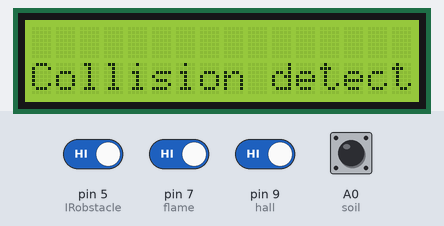
Bench run of a sketch on a simulated Arduino Uno, built with avr-gcc and run on an emulated ATmega328P. Parts: 16×2 character LCD. The inputs (shaded band) are chosen by the test bench; at power-on: A0 (soil), pin 5 (IRobstacle), pin 7 (flame), pin 9 (hall) HIGH.

Above: at 1.2 s.
1.3 s: pin 5 (IRobstacle) driven LOW
At 2.6 s:
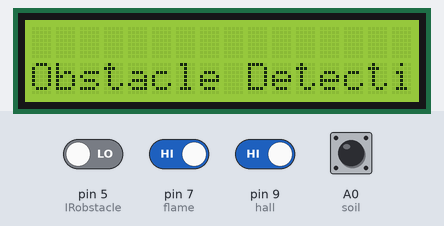
4.3 s: pin 7 (flame) driven LOW
At 5.0 s:
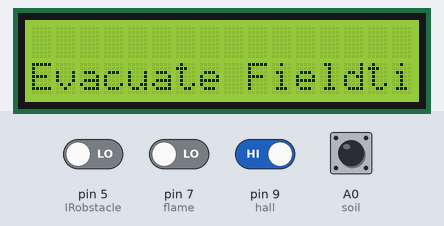
7.3 s: pin 9 (hall) driven LOW
At 8.5 s:
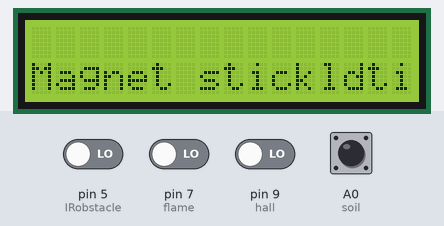
8.8 s: pin 9 (hall) driven HIGH
At 9.8 s:
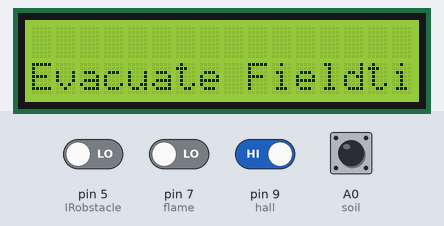
11.8 s: pin 9 (hall) driven LOW
At 12.3 s:
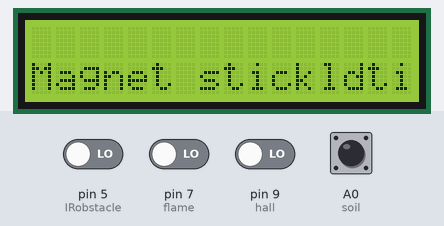
14.8 s: pin 9 (hall) driven HIGH
At 15.7 s:
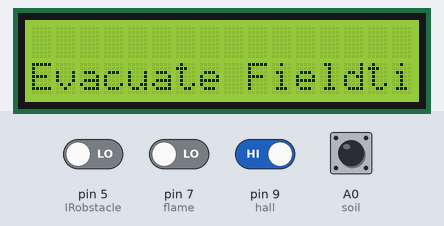
Timing chart, 0 to 17.8 s (numbered marks = the images above; inputs shaded):
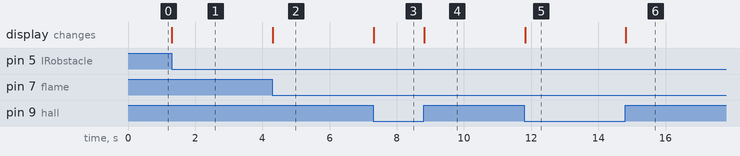

The sketch:

Variable_Sensor.ino
```cpp
#include <LiquidCrystal.h>
#include <Adafruit_NeoPixel.h>


#define RS 13
#define RW 12
#define E 11
#define DB4 4
#define DB5 3
#define DB6 2
#define DB7 1
#define LED A5

LiquidCrystal lcd(RS, RW, E, DB4, DB5, DB6, DB7);
Adafruit_NeoPixel pixels = Adafruit_NeoPixel(1, LED, NEO_GRB + NEO_KHZ800);


int reed = 13;
int hall = 9;
int flame = 7;
int soil= A0;
int IRobstacle = 5;
int collision = 3;

void setup() {
  pinMode(reed, INPUT);
  pinMode(hall, INPUT);
  pinMode(flame, INPUT);
  pinMode(soil, INPUT);
  pinMode(IRobstacle, INPUT);
  pinMode(collision, INPUT);
  lcd.begin(16,2);
  lcd.clear();
  Serial.begin(9600);
}

void loop(){
  int reed_switchValue = digitalRead(reed);
  int hall_sensorValue = digitalRead(hall);
  int flame_sensorValue = digitalRead(flame);
  int soil_sensorValue = digitalRead(soil);
  int IRobstacle_sensorValue = digitalRead(IRobstacle);
  int collision_sensorValue = digitalRead(collision);

    lcd.setCursor(0,1);
    lcd.print("Magnetic Field");
  if(reed_switchValue == HIGH){
    lcd.clear();
    lcd.setCursor(0,1);
    lcd.print("Magnetic Field");
  }

  else if(hall_sensorValue == LOW) {
    lcd.setCursor(0,1);
    lcd.print("Magnet stick");
  }

  else if(flame_sensorValue == LOW) {
    lcd.setCursor(0,1);
    lcd.print("Evacuate");
  }

  else if(soil_sensorValue == LOW){
    lcd.setCursor(0,0);
    lcd.print("Soil Sensor");
    lcd.setCursor(0,1);
    lcd.print("Water Flood");
  }

  else if(IRobstacle_sensorValue == LOW){
    lcd.setCursor(0,1);
    lcd.print("Obstacle Detection");
  }


  else if(collision_sensorValue == LOW){
    lcd.setCursor(0,1);
    lcd.print("Collision detection");
  }
}
```

Measured:
- after the input at 1.3 s, the display: changes at once (image 1)
- after the input at 4.3 s, the display: changes at once (image 2)
- after the input at 7.3 s, the display: changes at once (image 3)
- after the input at 8.8 s, the display: changes at once (image 4)
- after the input at 11.8 s, the display: changes at once (image 5)
- after the input at 14.8 s, the display: changes at once (image 6)
